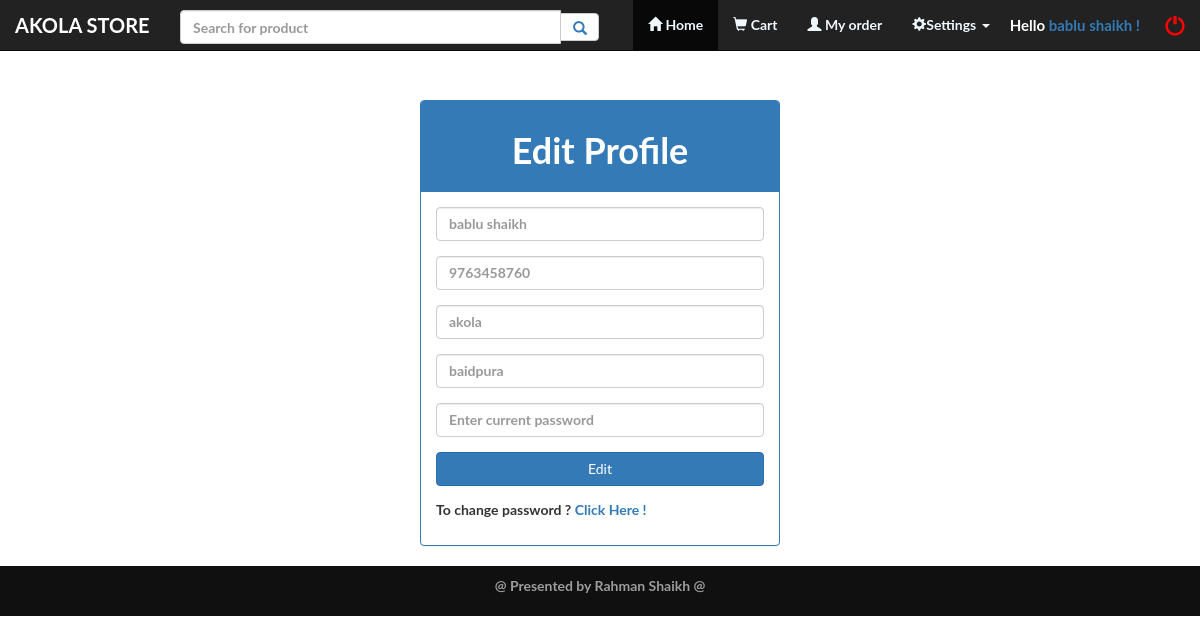
The page /editprof.php (signed in) on the database its author committed.
### tables this page shows
CREATE TABLE `users` (
  `id` int(11) NOT NULL,
  `name` varchar(255) NOT NULL,
  `email` varchar(255) NOT NULL,
  `password` varchar(255) NOT NULL,
  `contact` varchar(255) NOT NULL,
  `city` varchar(255) NOT NULL,
  `address` varchar(255) NOT NULL
);

### editprof.php (the view, shortened to what this page needs)
<?php
     include("header.php");
     include("dbcon.php");
$user_id=$_SESSION['email1'];
$pro=mysqli_query($con,"select * from users where email='$user_id'");
$p=mysqli_fetch_assoc($pro);
$n=$p['name'];
$c=$p['contact'];
$cy=$p['city'];
$a=$p['address'];
?>
<body>
<div class="container ">
    <div class="row">
        <div class="col-md-4 col-md-offset-4">
            <div class="panel panel-primary">
                <div class="panel-heading"><h1><center>Edit Profile</center></h1></div>
        <div class="panel-body">
                <form  action="" method="POST">
                            <div class="form-group">
                                <input type="text" class="form-control" placeholder="<?php echo "$n";?>" name="fname"  required pattern="[a-zA-Z0-9. ]{1,}" title="Name should be less than 30  charector or not numeric" >
                            </div>
                            <div class="form-group">
                                <input type="text" class="form-control"  placeholder="<?php echo "$c";?>"  name="contact" maxlength="10" required pattern="[6-9][0-9]{9}"
                                title="Please enter valid phone no.">
                            </div>
                            <div class="form-group">
                                <input  type="text" class="form-control"  placeholder="<?php echo "$cy";?>" name="city" required>
                            </div>
                            <div class="form-group">
                                <input  type="text" class="form-control"  placeholder="<?php echo "$a";?>" name="address" required>
                            </div>
                      <div class="form-group">
                                <input type="password"   class="form-control" placeholder="Enter current password"  name="password" maxlength="8" required >
                            </div>
                            <input type="submit" name="submit" class="btn btn-primary btn-block" value="Edit">
                        </form>
            <p> To change password ? <a href="settings.php">Click Here !</a></p>
        </div>
</div>
</div>
</div>
</div>
<?php
include('footer.php');
?>

### css/style.css (style rules this page uses)
body, html { width: 100%; height: 100%; }
body { padding-top:100px; }
body, h1, h2, h3, h4, h5, h6 { font-family: "Lato","Helvetica Neue",Helvetica,Arial,sans-serif; font-weight: 700; }

### rows shown on the page
users: fname "bablu shaikh", contact "9763458760", city "akola", address "baidpura"

### other values the page prints
$_SESSION['email'] "bablu shaikh"
